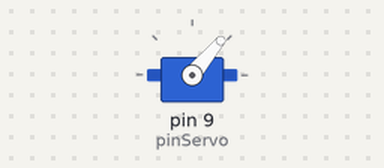
The sketch below on a simulated Arduino Uno, built with avr-gcc and run on an emulated ATmega328P. Parts: servo.

Above: at 0.05 s.
Timing chart, 0 to 4.6 s (numbered marks = the images above):
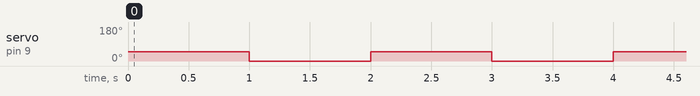

The sketch:

Motor_Servo.ino
```cpp
#include <Servo.h>
int pinServo = 9; // orange ke data, merah ke vcc, coklat ke ground
Servo myservo;

void setup() {
  // put your setup code here, to run once:
  myservo.attach(pinServo); //myservo.attach(9);
}

void loop() {
  myservo.write(50);
  delay(1000);
  myservo.write(0);
  delay(1000);
}
```

Measured:
- by itself, servo on pin 9 (pinServo): alternates 50° for 1.0 s and 0° for 1.0 s
